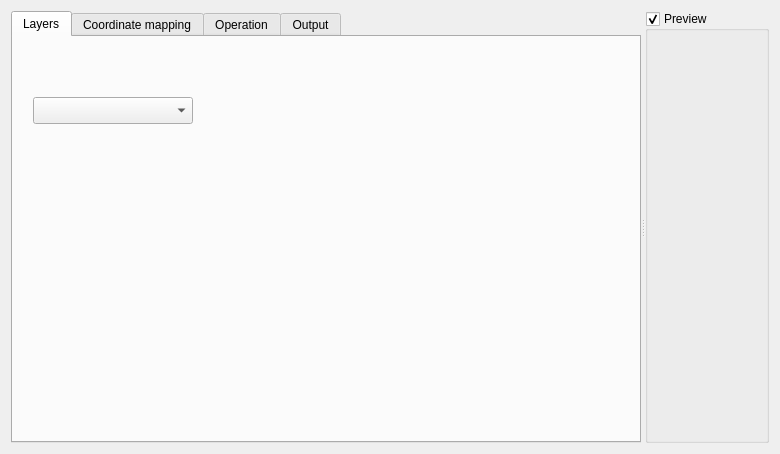
<?xml version="1.0" encoding="UTF-8"?>
<ui version="4.0">
 <class>GcodeExportDialogBase</class>
 <widget class="QDialog" name="GcodeExportDialogBase">
  <property name="geometry">
   <rect>
    <x>0</x>
    <y>0</y>
    <width>780</width>
    <height>454</height>
   </rect>
  </property>
  <property name="windowTitle">
   <string>Gcode export</string>
  </property>
  <layout class="QVBoxLayout" name="verticalLayout_3">
   <item>
    <widget class="QSplitter" name="splitter">
     <property name="orientation">
      <enum>Qt::Horizontal</enum>
     </property>
     <widget class="QTabWidget" name="tabWidget">
      <property name="currentIndex">
       <number>0</number>
      </property>
      <widget class="QWidget" name="layers_tab">
       <attribute name="title">
        <string>Layers</string>
       </attribute>
       <widget class="QgsMapLayerComboBox" name="layer_select">
        <property name="geometry">
         <rect>
          <x>20</x>
          <y>60</y>
          <width>160</width>
          <height>27</height>
         </rect>
        </property>
       </widget>
      </widget>
      <widget class="QWidget" name="extent_tab">
       <attribute name="title">
        <string>Coordinate mapping</string>
       </attribute>
       <layout class="QVBoxLayout" name="verticalLayout_4">
        <item>
         <widget class="QgsExtentGroupBox" name="extentGroupBox">
          <property name="title">
           <string>Map Extent (current: layer)</string>
          </property>
          <property name="titleBase">
           <string>Map Extent</string>
          </property>
         </widget>
        </item>
        <item>
         <widget class="QgsCollapsibleGroupBox" name="mGroupBox">
          <property name="title">
           <string>Gcode Extent</string>
          </property>
          <layout class="QHBoxLayout" name="horizontalLayout_3">
           <item>
            <spacer name="horizontalSpacer_6">
             <property name="orientation">
              <enum>Qt::Horizontal</enum>
             </property>
             <property name="sizeHint" stdset="0">
              <size>
               <width>52</width>
               <height>20</height>
              </size>
             </property>
            </spacer>
           </item>
           <item>
            <layout class="QGridLayout" name="gridLayout_2">
             <item row="1" column="0">
              <layout class="QVBoxLayout" name="verticalLayout">
               <item>
                <spacer name="verticalSpacer_3">
                 <property name="orientation">
                  <enum>Qt::Vertical</enum>
                 </property>
                 <property name="sizeHint" stdset="0">
                  <size>
                   <width>20</width>
                   <height>40</height>
                  </size>
                 </property>
                </spacer>
               </item>
               <item>
                <widget class="QDoubleSpinBox" name="machine_y_size">
                 <property name="toolTip">
                  <string>Machine Y dimension (height)</string>
                 </property>
                 <property name="prefix">
                  <string>Y: </string>
                 </property>
                 <property name="suffix">
                  <string> mm</string>
                 </property>
                 <property name="decimals">
                  <number>1</number>
                 </property>
                 <property name="minimum">
                  <double>1.000000000000000</double>
                 </property>
                 <property name="maximum">
                  <double>1000.000000000000000</double>
                 </property>
                 <property name="value">
                  <double>100.000000000000000</double>
                 </property>
                </widget>
               </item>
               <item>
                <spacer name="verticalSpacer_4">
                 <property name="orientation">
                  <enum>Qt::Vertical</enum>
                 </property>
                 <property name="sizeHint" stdset="0">
                  <size>
                   <width>20</width>
                   <height>40</height>
                  </size>
                 </property>
                </spacer>
               </item>
              </layout>
             </item>
             <item row="1" column="1">
              <widget class="QFrame" name="frame">
               <property name="frameShape">
                <enum>QFrame::StyledPanel</enum>
               </property>
               <property name="frameShadow">
                <enum>QFrame::Raised</enum>
               </property>
               <layout class="QGridLayout" name="gridLayout">
                <item row="0" column="0">
                 <widget class="QRadioButton" name="origin_upper_left">
                  <property name="sizePolicy">
                   <sizepolicy hsizetype="Minimum" vsizetype="Minimum">
                    <horstretch>0</horstretch>
                    <verstretch>0</verstretch>
                   </sizepolicy>
                  </property>
                  <property name="toolTip">
                   <string>Set machine origin to upper left corner</string>
                  </property>
                  <property name="text">
                   <string/>
                  </property>
                  <property name="checked">
                   <bool>true</bool>
                  </property>
                 </widget>
                </item>
                <item row="0" column="5">
                 <widget class="QRadioButton" name="origin_upper_right">
                  <property name="sizePolicy">
                   <sizepolicy hsizetype="Minimum" vsizetype="Minimum">
                    <horstretch>0</horstretch>
                    <verstretch>0</verstretch>
                   </sizepolicy>
                  </property>
                  <property name="toolTip">
                   <string>Set machine origin to upper right corner</string>
                  </property>
                  <property name="text">
                   <string/>
                  </property>
                 </widget>
                </item>
                <item row="2" column="2">
                 <spacer name="verticalSpacer">
                  <property name="orientation">
                   <enum>Qt::Vertical</enum>
                  </property>
                  <property name="sizeHint" stdset="0">
                   <size>
                    <width>0</width>
                    <height>40</height>
                   </size>
                  </property>
                 </spacer>
                </item>
                <item row="3" column="2">
                 <widget class="QRadioButton" name="origin_center">
                  <property name="sizePolicy">
                   <sizepolicy hsizetype="Minimum" vsizetype="Minimum">
                    <horstretch>0</horstretch>
                    <verstretch>0</verstretch>
                   </sizepolicy>
                  </property>
                  <property name="toolTip">
                   <string>Set machine origin to center</string>
                  </property>
                  <property name="text">
                   <string/>
                  </property>
                 </widget>
                </item>
                <item row="3" column="1">
                 <spacer name="horizontalSpacer_2">
                  <property name="orientation">
                   <enum>Qt::Horizontal</enum>
                  </property>
                  <property name="sizeHint" stdset="0">
                   <size>
                    <width>40</width>
                    <height>0</height>
                   </size>
                  </property>
                 </spacer>
                </item>
                <item row="5" column="5">
                 <widget class="QRadioButton" name="origin_lower_right">
                  <property name="sizePolicy">
                   <sizepolicy hsizetype="Minimum" vsizetype="Minimum">
                    <horstretch>0</horstretch>
                    <verstretch>0</verstretch>
                   </sizepolicy>
                  </property>
                  <property name="toolTip">
                   <string>Set machine origin to lower right corner</string>
                  </property>
                  <property name="text">
                   <string/>
                  </property>
                 </widget>
                </item>
                <item row="3" column="3">
                 <spacer name="horizontalSpacer">
                  <property name="orientation">
                   <enum>Qt::Horizontal</enum>
                  </property>
                  <property name="sizeHint" stdset="0">
                   <size>
                    <width>40</width>
                    <height>0</height>
                   </size>
                  </property>
                 </spacer>
                </item>
                <item row="5" column="0">
                 <widget class="QRadioButton" name="origin_lower_left">
                  <property name="sizePolicy">
                   <sizepolicy hsizetype="Minimum" vsizetype="Minimum">
                    <horstretch>0</horstretch>
                    <verstretch>0</verstretch>
                   </sizepolicy>
                  </property>
                  <property name="toolTip">
                   <string>Set machine origin to lower left corner</string>
                  </property>
                  <property name="text">
                   <string/>
                  </property>
                 </widget>
                </item>
                <item row="4" column="2">
                 <spacer name="verticalSpacer_2">
                  <property name="orientation">
                   <enum>Qt::Vertical</enum>
                  </property>
                  <property name="sizeHint" stdset="0">
                   <size>
                    <width>0</width>
                    <height>40</height>
                   </size>
                  </property>
                 </spacer>
                </item>
               </layout>
              </widget>
             </item>
             <item row="0" column="1">
              <layout class="QHBoxLayout" name="horizontalLayout">
               <item>
                <spacer name="horizontalSpacer_3">
                 <property name="orientation">
                  <enum>Qt::Horizontal</enum>
                 </property>
                 <property name="sizeHint" stdset="0">
                  <size>
                   <width>40</width>
                   <height>20</height>
                  </size>
                 </property>
                </spacer>
               </item>
               <item>
                <widget class="QDoubleSpinBox" name="machine_x_size">
                 <property name="toolTip">
                  <string>Machine X dimension (width)</string>
                 </property>
                 <property name="prefix">
                  <string>X: </string>
                 </property>
                 <property name="suffix">
                  <string> mm</string>
                 </property>
                 <property name="decimals">
                  <number>1</number>
                 </property>
                 <property name="minimum">
                  <double>1.000000000000000</double>
                 </property>
                 <property name="maximum">
                  <double>1000.000000000000000</double>
                 </property>
                 <property name="value">
                  <double>100.000000000000000</double>
                 </property>
                </widget>
               </item>
               <item>
                <spacer name="horizontalSpacer_4">
                 <property name="orientation">
                  <enum>Qt::Horizontal</enum>
                 </property>
                 <property name="sizeHint" stdset="0">
                  <size>
                   <width>40</width>
                   <height>20</height>
                  </size>
                 </property>
                </spacer>
               </item>
              </layout>
             </item>
            </layout>
           </item>
           <item>
            <spacer name="horizontalSpacer_5">
             <property name="orientation">
              <enum>Qt::Horizontal</enum>
             </property>
             <property name="sizeHint" stdset="0">
              <size>
               <width>122</width>
               <height>20</height>
              </size>
             </property>
            </spacer>
           </item>
          </layout>
         </widget>
        </item>
        <item>
         <spacer name="verticalSpacer_6">
          <property name="orientation">
           <enum>Qt::Vertical</enum>
          </property>
          <property name="sizeHint" stdset="0">
           <size>
            <width>20</width>
            <height>40</height>
           </size>
          </property>
         </spacer>
        </item>
       </layout>
      </widget>
      <widget class="QWidget" name="operation_tab">
       <attribute name="title">
        <string>Operation</string>
       </attribute>
       <layout class="QVBoxLayout" name="verticalLayout_2" stretch="0,0,1">
        <item>
         <widget class="QGroupBox" name="groupBox_2">
          <property name="title">
           <string>Speeds</string>
          </property>
          <layout class="QFormLayout" name="formLayout">
           <item row="0" column="0">
            <widget class="QLabel" name="label">
             <property name="text">
              <string>Plot speed:</string>
             </property>
            </widget>
           </item>
           <item row="0" column="1">
            <widget class="QDoubleSpinBox" name="plot_speed_spinbox">
             <property name="toolTip">
              <string>Speed when plotting (pen down)</string>
             </property>
             <property name="suffix">
              <string> mm/min</string>
             </property>
             <property name="decimals">
              <number>0</number>
             </property>
             <property name="minimum">
              <double>1.000000000000000</double>
             </property>
             <property name="maximum">
              <double>100000.000000000000000</double>
             </property>
             <property name="value">
              <double>1000.000000000000000</double>
             </property>
            </widget>
           </item>
           <item row="1" column="0">
            <widget class="QLabel" name="label_2">
             <property name="text">
              <string>Rapid speed:</string>
             </property>
            </widget>
           </item>
           <item row="1" column="1">
            <widget class="QDoubleSpinBox" name="rapid_speed_spinbox">
             <property name="toolTip">
              <string>Speed for rapid linking moves (pen up)</string>
             </property>
             <property name="suffix">
              <string> mm/min</string>
             </property>
             <property name="decimals">
              <number>0</number>
             </property>
             <property name="maximum">
              <double>100000.000000000000000</double>
             </property>
             <property name="value">
              <double>8000.000000000000000</double>
             </property>
            </widget>
           </item>
          </layout>
         </widget>
        </item>
        <item>
         <widget class="QGroupBox" name="groupBox_4">
          <property name="title">
           <string>Heights</string>
          </property>
          <layout class="QFormLayout" name="formLayout_2">
           <item row="0" column="0">
            <widget class="QLabel" name="label_3">
             <property name="text">
              <string>Pen down Z-height:</string>
             </property>
            </widget>
           </item>
           <item row="1" column="0">
            <widget class="QLabel" name="label_4">
             <property name="text">
              <string>Pen up Z-height:</string>
             </property>
            </widget>
           </item>
           <item row="0" column="1">
            <widget class="QDoubleSpinBox" name="pen_down_height_spinbox">
             <property name="toolTip">
              <string>Z-height when plotting (pen down)</string>
             </property>
             <property name="suffix">
              <string> mm</string>
             </property>
             <property name="decimals">
              <number>1</number>
             </property>
             <property name="minimum">
              <double>-100.000000000000000</double>
             </property>
            </widget>
           </item>
           <item row="1" column="1">
            <widget class="QDoubleSpinBox" name="pen_up_height_spinbox">
             <property name="toolTip">
              <string>Z-height during rapid linking moves (pen up)</string>
             </property>
             <property name="suffix">
              <string> mm</string>
             </property>
             <property name="decimals">
              <number>1</number>
             </property>
             <property name="minimum">
              <double>-100.000000000000000</double>
             </property>
             <property name="value">
              <double>5.000000000000000</double>
             </property>
            </widget>
           </item>
          </layout>
         </widget>
        </item>
        <item>
         <spacer name="verticalSpacer_5">
          <property name="orientation">
           <enum>Qt::Vertical</enum>
          </property>
          <property name="sizeHint" stdset="0">
           <size>
            <width>20</width>
            <height>40</height>
           </size>
          </property>
         </spacer>
        </item>
       </layout>
      </widget>
      <widget class="QWidget" name="tab">
       <attribute name="title">
        <string>Output</string>
       </attribute>
       <widget class="QPushButton" name="generate_gcode_button">
        <property name="geometry">
         <rect>
          <x>230</x>
          <y>200</y>
          <width>181</width>
          <height>24</height>
         </rect>
        </property>
        <property name="text">
         <string>Generate G-code</string>
        </property>
       </widget>
      </widget>
     </widget>
     <widget class="QGroupBox" name="groupBox">
      <property name="title">
       <string>Preview</string>
      </property>
      <property name="checkable">
       <bool>true</bool>
      </property>
     </widget>
    </widget>
   </item>
  </layout>
 </widget>
 <customwidgets>
  <customwidget>
   <class>QgsCollapsibleGroupBox</class>
   <extends>QGroupBox</extends>
   <header>qgscollapsiblegroupbox.h</header>
   <container>1</container>
  </customwidget>
  <customwidget>
   <class>QgsExtentGroupBox</class>
   <extends>QgsCollapsibleGroupBox</extends>
   <header>qgsextentgroupbox.h</header>
   <container>1</container>
  </customwidget>
  <customwidget>
   <class>QgsMapLayerComboBox</class>
   <extends>QComboBox</extends>
   <header>qgsmaplayercombobox.h</header>
  </customwidget>
 </customwidgets>
 <resources/>
 <connections/>
</ui>
